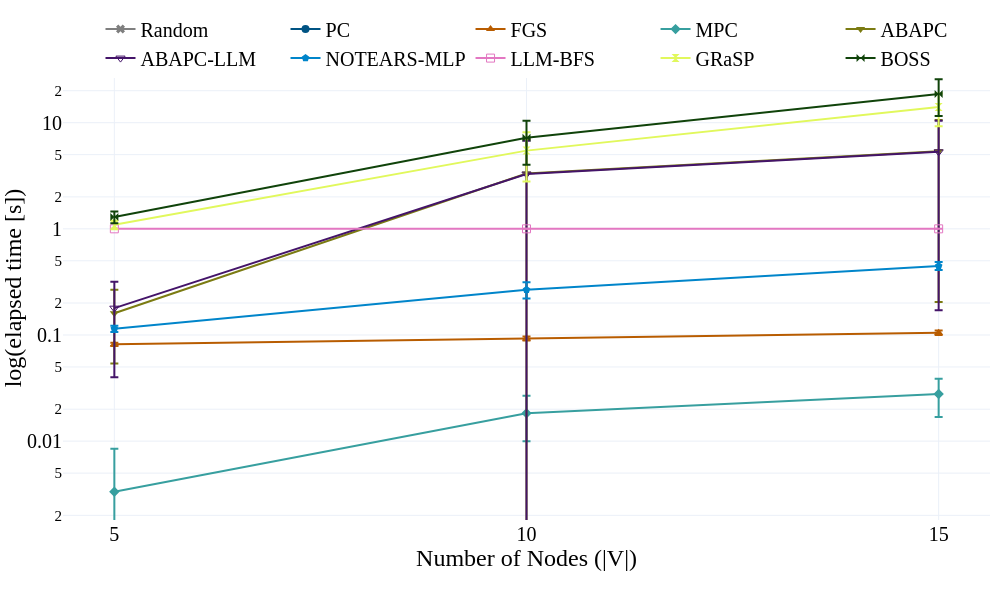

Notebook cell for this chart:
### Markdown cell above
## Runtime

### Code cell
if runtime_methods:
    plot_runtime(
        dag_grouped,
        ['n_nodes'],
        '',
        names_dict,
        symbols_dict,
        colors_dict,
        runtime_methods,
        share_y=False,
        save_figs=save_figs,
        output_name="../results/figs/Fig.2_runtime.html",
        debug=False,
        font_size=20,
        plot_height=600,
        plot_width=1000,
    )
else:
    print('No runtime plot generated; update runtime_methods to include at least one model key.')

### Figure 1 — Plotly figure (JSON) as saved in the notebook; plotly's stock layout.template omitted (floating-point values rounded to 4 significant figures)
{"data": [{"error_y": {"array": [0.0, 0.0, 0.0], "thickness": 2, "type": "data"}, "line": {"color": "#7f7f7f", "simplify": true, "width": 2}, "marker": {"color": "#7f7f7f", "size": 8, "symbol": "x"}, "mode": "lines+markers", "name": "Random", "showlegend": true, "type": "scatter", "x": ["5", "10", "15"], "xaxis": "x", "y": [0, 0, 0], "yaxis": "y"}, {"error_y": {"array": [NaN, NaN, NaN], "thickness": 2, "type": "data"}, "line": {"color": "#005383", "simplify": true, "width": 2}, "marker": {"color": "#005383", "size": 8, "symbol": "circle"}, "mode": "lines+markers", "name": "PC", "showlegend": true, "type": "scatter", "x": ["5", "10", "15"], "xaxis": "x", "y": [NaN, NaN, NaN], "yaxis": "y"}, {"error_y": {"array": [0.002789, 0.003897, 0.005055], "thickness": 2, "type": "data"}, "line": {"color": "#b85c00", "simplify": true, "width": 2}, "marker": {"color": "#b85c00", "size": 8, "symbol": "triangle-up-dot"}, "mode": "lines+markers", "name": "FGS", "showlegend": true, "type": "scatter", "x": ["5", "10", "15"], "xaxis": "x", "y": [0.08167, 0.09278, 0.105], "yaxis": "y"}, {"error_y": {"array": [0.005164, 0.008367, 0.01089], "thickness": 2, "type": "data"}, "line": {"color": "#379f9f", "simplify": true, "width": 2}, "marker": {"color": "#379f9f", "size": 8, "symbol": "diamond-dot"}, "mode": "lines+markers", "name": "MPC", "showlegend": true, "type": "scatter", "x": ["5", "10", "15"], "xaxis": "x", "y": [0.003333, 0.01833, 0.02778], "yaxis": "y"}, {"error_y": {"array": [0.1061, 3.696, 5.187], "thickness": 2, "type": "data"}, "line": {"color": "#7b7b12", "simplify": true, "width": 2}, "marker": {"color": "#7b7b12", "size": 8, "symbol": "triangle-down-dot"}, "mode": "lines+markers", "name": "ABAPC", "showlegend": true, "type": "scatter", "x": ["5", "10", "15"], "xaxis": "x", "y": [0.1601, 3.314, 5.391], "yaxis": "y"}, {"error_y": {"array": [0.1391, 3.472, 5.137], "thickness": 2, "type": "data"}, "line": {"color": "#441469", "simplify": true, "width": 2}, "marker": {"color": "#441469", "size": 8, "symbol": "triangle-down-open"}, "mode": "lines+markers", "name": "ABAPC-LLM", "showlegend": true, "type": "scatter", "x": ["5", "10", "15"], "xaxis": "x", "y": [0.179, 3.279, 5.308], "yaxis": "y"}, {"error_y": {"array": [0.007794, 0.04621, 0.03885], "thickness": 2, "type": "data"}, "line": {"color": "#0085CA", "simplify": true, "width": 2}, "marker": {"color": "#0085CA", "size": 8, "symbol": "pentagon-dot"}, "mode": "lines+markers", "name": "NOTEARS-MLP", "showlegend": true, "type": "scatter", "x": ["5", "10", "15"], "xaxis": "x", "y": [0.1144, 0.2672, 0.4478], "yaxis": "y"}, {"error_y": {"array": [0.0, 0.0, 0.0], "thickness": 2, "type": "data"}, "line": {"color": "#e377c2", "simplify": true, "width": 2}, "marker": {"color": "#e377c2", "size": 8, "symbol": "square-open"}, "mode": "lines+markers", "name": "LLM-BFS", "showlegend": true, "type": "scatter", "x": ["5", "10", "15"], "xaxis": "x", "y": [1, 1, 1], "yaxis": "y"}, {"error_y": {"array": [0.1022, 2.669, 4.8], "thickness": 2, "type": "data"}, "line": {"color": "#e1f85c", "simplify": true, "width": 2}, "marker": {"color": "#e1f85c", "size": 8, "symbol": "hourglass"}, "mode": "lines+markers", "name": "GRaSP", "showlegend": true, "type": "scatter", "x": ["5", "10", "15"], "xaxis": "x", "y": [1.095, 5.454, 14.06], "yaxis": "y"}, {"error_y": {"array": [0.1645, 3.2, 7.047], "thickness": 2, "type": "data"}, "line": {"color": "#10430A", "simplify": true, "width": 2}, "marker": {"color": "#10430A", "size": 8, "symbol": "bowtie"}, "mode": "lines+markers", "name": "BOSS", "showlegend": true, "type": "scatter", "x": ["5", "10", "15"], "xaxis": "x", "y": [1.294, 7.224, 18.63], "yaxis": "y"}], "layout": {"font": {"color": "black", "family": "Serif", "size": 20}, "height": 600, "legend": {"orientation": "h", "x": 0.5, "xanchor": "center", "y": 1.1, "yanchor": "top"}, "margin": {"b": 80, "l": 10, "r": 10, "t": 10}, "width": 1000, "xaxis": {"anchor": "y", "domain": [0, 1], "title": {"standoff": 0, "text": "Number of Nodes (|V|)"}}, "yaxis": {"anchor": "x", "domain": [0, 1], "matches": "y", "title": {"standoff": 0, "text": "log(elapsed time [s])"}, "type": "log"}}}
